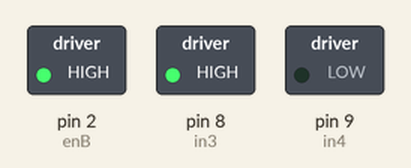
A sketch run on a simulated Arduino Uno, built with avr-gcc and run on an emulated ATmega328P. Shown: switched loads named in the sketch (green lamp = pin HIGH).

Above: at 1.5 s.
At 3.5 s:
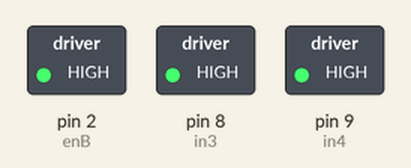
At 5.5 s:
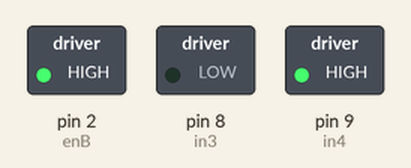
Timing chart, 0 to 9.2 s (numbered marks = the images above):
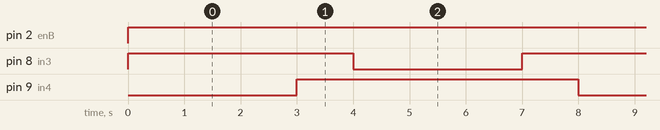

The sketch:

DC_Motor.ino
```cpp
const int enB = 2;
const int in3 = 8;
const int in4 = 9;

void setup(){
  pinMode(enB, OUTPUT);
  pinMode(in3, OUTPUT);
  pinMode(in4, OUTPUT);
}

void loop(){
  digitalWrite(in3, HIGH);
  digitalWrite(in4, LOW);

  digitalWrite(enB, 255);

  delay(3000);

  digitalWrite(in3, HIGH);
  digitalWrite(in4, HIGH);
  delay(1000);

  digitalWrite(in3, LOW);
  digitalWrite(in4, HIGH);
  delay(3000);

  digitalWrite(in3, HIGH);
  digitalWrite(in4, HIGH);
  delay(1000);
}
```

Measured:
- by itself, pin 2 (enB): LOW → HIGH at 0.00 s
- by itself, pin 8 (in3): repeats every 8.0 s: LOW 3.0 s, HIGH 5.0 s
- by itself, pin 9 (in4): alternates HIGH for 5.0 s and LOW for 3.0 s
